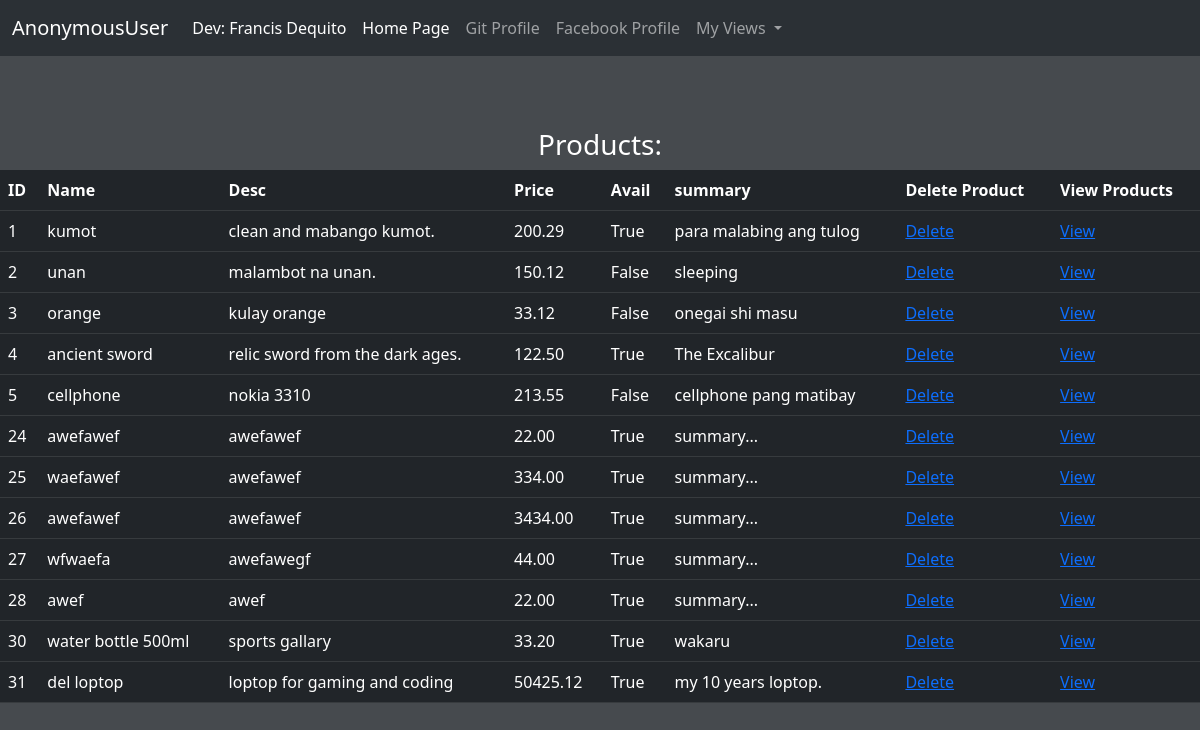
Before: /products/display_products/ with the older database file.
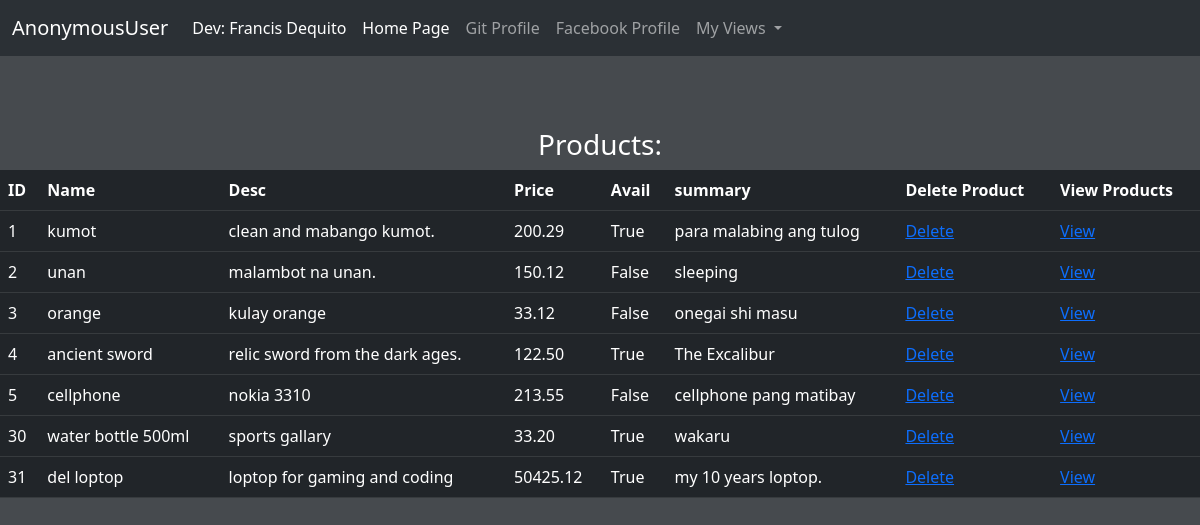
After: the same page with the newer database file.
### products/models.py (models this page shows)
class Products(models.Model):
    name = models.CharField(max_length=120)
    desc = models.TextField(blank=True, null=True, max_length=40)
    price = models.DecimalField(decimal_places=2, max_digits=1000000)
    summary = models.TextField(max_length=40, default="summary...")
    avail = models.BooleanField(default=False)

### products/views.py (the view)
# urls.py: path("display_products/", views.display_products),
def display_products(request):
    item = Products.objects.all()
    res= {
        "items":item
    }
    return render(request, "product_list.html", res)

### products/templates/product_list.html (shortened to what this page needs)
{% extends "bork.html" %}
{% block content %}
    <h3>Products:</h3>
        <table class="table table-hover table-dark">
            <tr>
                <th>ID</th>
                <th>Name</th>
                <th>Desc</th>
                <th>Price</th>
                <th>Avail</th>
                <th>summary</th>
                <th>Delete Product</th>
                <th>View Products</th>
            </tr>
    {% for i in items %}
            <tr>
                <td>{{ i.id }}</td>
                <td>{{ i.name }}</td>
                <td>{{ i.desc }}</td>
                <td>{{ i.price }}</td>
                <td>{{ i.avail }}</td>
                <td>{{ i.summary }}</td>
                <td><a href="http://localhost:8000/products/delete_product/{{ i.id }}">Delete</a></td>
                <td><a href="http://localhost:8000/products/view_products/{{ i.id }}">View</a></td>
            </tr>
    {% endfor %}
        </table>
{% endblock content %}

### products/templates/bork.html (shortened to what this page needs)
<!DOCTYPE html>
<html lang="en">
<head>
    <link href="https://cdn.jsdelivr.net/npm/bootstrap@5.3.0-alpha1/dist/css/bootstrap.min.css" rel="stylesheet">
    <!-- {% load django_bootstrap5 %}
    {% bootstrap_css %}
    {% bootstrap_javascript %}
    {% bootstrap_messages %} -->
    {% load static %}
    <link rel="stylesheet" type="text/css"  href="{% static 'css/MyCSS.css' %}">
</head>
<body>
    <nav class="navbar navbar-expand-lg bg-body-tertiary navbar bg-dark" data-bs-theme="dark">
      <div class="container-fluid">
        <a class="navbar-brand" href="#">{{ request.user }}</a>
        <div class="collapse navbar-collapse" id="navbarNavDropdown">
          <ul class="navbar-nav">
            <li class="nav-item">
              <a class="nav-link active" aria-current="page" href="#">Dev: Francis Dequito</a>
            </li>
            <li class="nav-item">
              <a class="nav-link active" aria-current="page" href="http://localhost:8000/products/wakaru">Home Page</a>
            </li>
            <li class="nav-item">
              <a class="nav-link" target="_blank" href="https://github.com">Git Profile</a>
            </li>
            <li class="nav-item">
              <a class="nav-link" target="_blank" href="https://Facebook.com">Facebook Profile</a>
            </li>
            <li class="nav-item dropdown">
            <a class="nav-link dropdown-toggle" href="http://localhost:8000/products/wakaru/" role="button" data-bs-toggle="dropdown" aria-expanded="false">
                My Views
              </a>
              </li>
            </ul>
          </div>
        </div>
      </nav>
      <br>
      <br>
      <br>
      {% block content %}
      {% endblock content %}
      <br>
</body>
</html>

### static/css/myCSS.css (style rules this page uses)
body { background-color: rgb(70, 74, 78); }
h3 { color: white; text-align: center; }

Changed rows visible on the page:
removed Products: id "24", name "awefawef", desc "awefawef", price "22.00", avail "True", summary "summary..."
removed Products: id "25", name "waefawef", desc "awefawef", price "334.00", avail "True", summary "summary..."
removed Products: id "26", name "awefawef", desc "awefawef", price "3434.00", avail "True", summary "summary..."
removed Products: id "27", name "wfwaefa", desc "awefawegf", price "44.00", avail "True", summary "summary..."
removed Products: id "28", name "awef", desc "awef", price "22.00", avail "True", summary "summary..."
